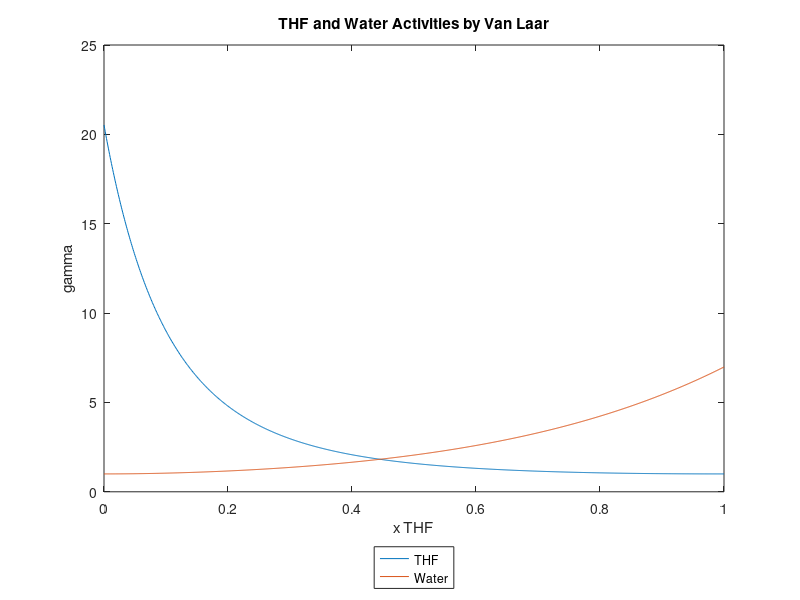
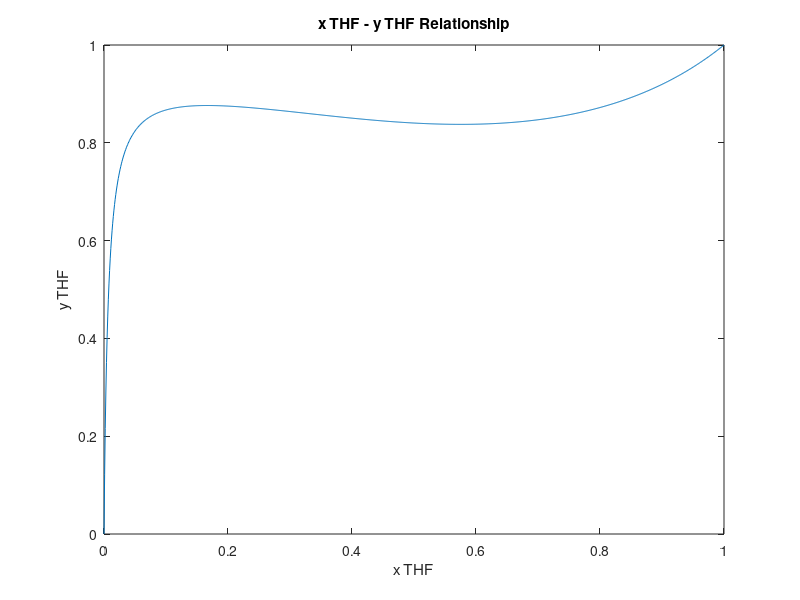
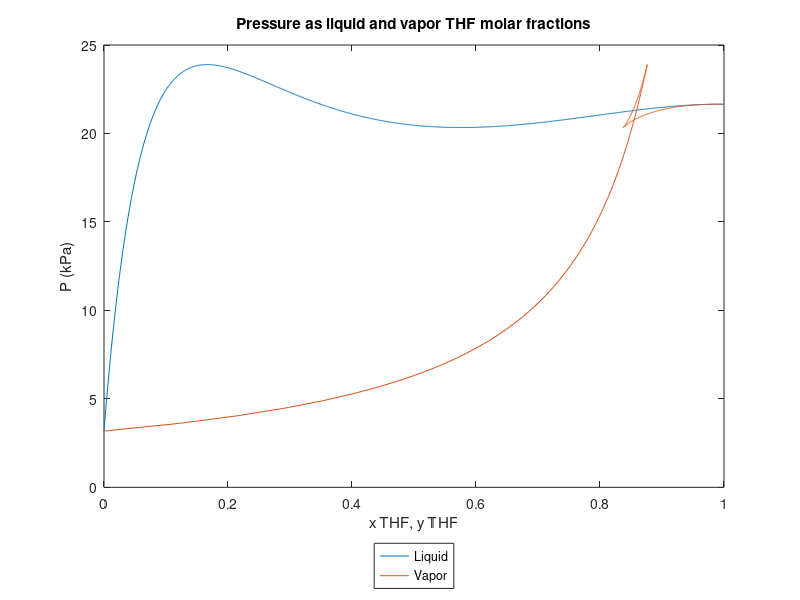
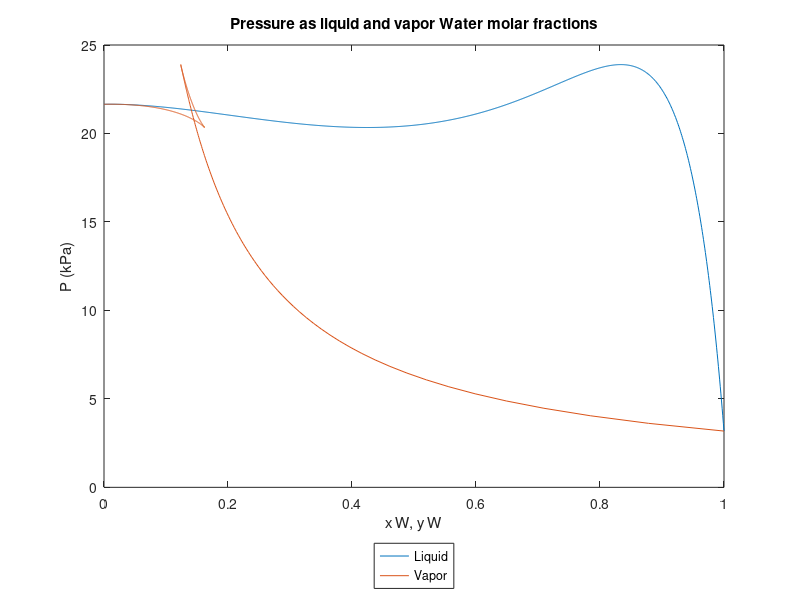

Reproduce these figures in MATLAB, in order. (Note: this script raises an error after producing the figures.)
%% THC & Water Solution
% *Prompt* 
%
% The	 past	 decade	 has	 witnessed	 significant research on clathrate	
% hydrates.	Clathrate	hydrates	have	found	applications	in	the	storage	and	
% transportation	 of	 various	 gases,	 and	 can	 be	 also	 be	 used	 in	 CO2
% sequestration.	 Tetrahydrofuran	 (THF)	 is	 a	 heterocyclic	 ether	 which	 is	
% readily	miscible	with	water,	and	 stands	out	as	a	potential	material	 for	
% hydrate	 formation.	 To	 understand	 the	 conditions	 that	 lead	 to	 the	
% formation	 of	 hydrates,	 it	 is	 imperative	 to	 investigate	 the	
% thermodynamics	of	a	THF-water	mixture.	Under	the	assumption	that	van	
% Laar	correlations	apply	to	the	non-ideality	of	a	THF-water	mixture,	plot	
% the	 (a)	 P	 vs	 x,	 y	 and	 (b)	 T	 vs	 x,	 y	 diagram	 at	 room	 temperature	 and	
% pressure.	Use	the	van	Laar	equation	for	activity	coefficients.
%
% All of the plots will be at the end of the code for each section. Tables
% with all the values will be presented at the end of the last problem (end of the file). 
%% P-xy Diagram

% First, we define the liquid molar fraction of THF and water as a linearly-spaced, 1000-element vector from 0 to 1.

    xTHF = linspace(0,1,1000);
    xW = 1 - xTHF;

% From Perry's Handbook, we find the Van Laar coeffiecients for a THF and water solution, and the vapor preassure for both components at room temperature. 

% <https://accessengineeringlibrary.com/browse/perrys-chemical-engineers-handbook-eighth-edition/p200139d899713_6001>

    alpha = 3.0216;
    beta = 1.9436;

    VpTHF = 21.65; % in kPA
    VpW = 3.18;

% With these values, we find the Van Laar activity coefficients for both components. The activity of THF and water is plotted against the liquid molar fraction of THF. 

    gammaTHF = exp(alpha./(1+alpha.*xTHF./beta./xW).^2);
    gammaW = exp(beta./(1+beta.*xW./alpha./xTHF).^2);
    
    figure
    plot(xTHF,gammaTHF,xTHF,gammaW)
    title('THF and Water Activities by Van Laar')
    xlabel('x_ THF')
    ylabel('gamma')
    legend('THF','Water','Location', 'southoutside')

% We define the total pressure as the sum of partial pressures, as by Dalton's Law of Partial Pressures, and use Raoult's Law to express the partial pressures as the activity times the vapor pressure.   

    P = VpTHF.*gammaTHF.*xTHF + VpW.*gammaW.*xW;

% We then define the vapor molar fraction of THF as the fraction of partial pressure of THF and the toal pressure. The relationship between the liquid and vapor molar fractions is plotted. 

    yTHF = VpTHF.*gammaTHF.*xTHF./P;
    
    figure
    plot(xTHF,yTHF)
    title('x_ THF - y_ THF Relationship')
    xlabel('x_ THF')
    ylabel('y_ THF')

% In this section we will generate Pressure diagrams for both components. 

    figure
    plot(xTHF, P, yTHF, P)
    title('Pressure as liquid and vapor THF molar fractions')
    xlabel('x_ THF, y_ THF')
    ylabel('P (kPa)')
    legend('Liquid','Vapor','Location', 'southoutside')
    figure
    plot(xW, P, 1-yTHF, P)
    title('Pressure as liquid and vapor Water molar fractions')
    xlabel('x_ W, y_ W')
    ylabel('P (kPa)')
    legend('Liquid','Vapor','Location', 'southoutside')

%% T-xy Diagram

% From the NIST website, we find the Antoine's coeffiecients for both THF and water. We also set the total pressure to the room pressure, in bars. 

% <http://webbook.nist.gov/cgi/cbook.cgi?ID=C109999&Mask=4&Type=ANTOINE&Plot=on#ANTOINE>
% <http://webbook.nist.gov/cgi/cbook.cgi?ID=C7732185&Mask=4&Type=ANTOINE&Plot=on>

    At = 4.12118;
    Bt = 1202.942;
    Ct = -46.818;
    Aw = 6.20963; 
    Bw = 2354.731;
    Cw = 7.559;

    P2 = 1.01325; % bar

% We define a MATLAB system for T (we let T be a symbolic variable). We then use Antoine's equation to find the vapor pressures of THF and water.

    syms T
    Pt = 10.^(At-Bt./(T+Ct));
    Pw = 10.^(Aw-Bw./(T+Cw));

% We create two empty vectors to keep track of all of the temperatures and vapor molar fractions. 

    allT = [];
    yTHF2 = [];

% In this section we solve for the temperature as a function of the liquid molar fraction of THF, and we find the vapor molar fraction of both components. We then plot all of the data.

% We create a loop that will iterate through the liquid molar fraction of THF, in 100 steps. For each molar fraction value, we find the corresponding activity (by Van Laars equation), and use the 'solve' function to find the temperature. We also calculate the corresponding vapor molar fraction at that temperature. 

    warning('off','all') % to avoid 'solve' warning messages
    for xTHF2 = linspace(0,1,100)
    xW = 1 - xTHF2;
    gammaTHF = exp(alpha./(1+alpha.*xTHF2./beta./xW).^2);
    gammaW = exp(beta./(1+beta.*xW./alpha./xTHF2).^2);
    allT = [allT eval(solve(xTHF2 ==(-Pw.*gammaW+P2)./(Pt.*gammaTHF-Pw.*gammaW),T))];
    yTHF2 = [yTHF2 (10.^(At-Bt./(allT(end)+Ct)).*gammaTHF.*xTHF2./P2)];
    end
    warning('on','all')
    
    xTHF2 = linspace(0,1,100);
    xW2 = 1 - xTHF2;
    
    figure
    plot(xTHF2,allT,'--',yTHF2,allT,'--') % with '--' to hide plot gaps
    title('Temperature as liquid and vapor THF molar fractions')
    xlim([0 1])
    xlabel('x_ THF, y_ THF')
    ylabel('T (K)')
    legend('Liquid','Vapor','Location', 'southoutside')
    figure
    plot(xW2, allT,'--', 1-yTHF2, allT,'--')
    title('Temperature as liquid and vapor Water molar fractions')
    xlim([0 1])
    xlabel('x_ W, y_ W')
    ylabel('T (K)')
    legend('Liquid','Vapor','Location', 'southoutside')
    



